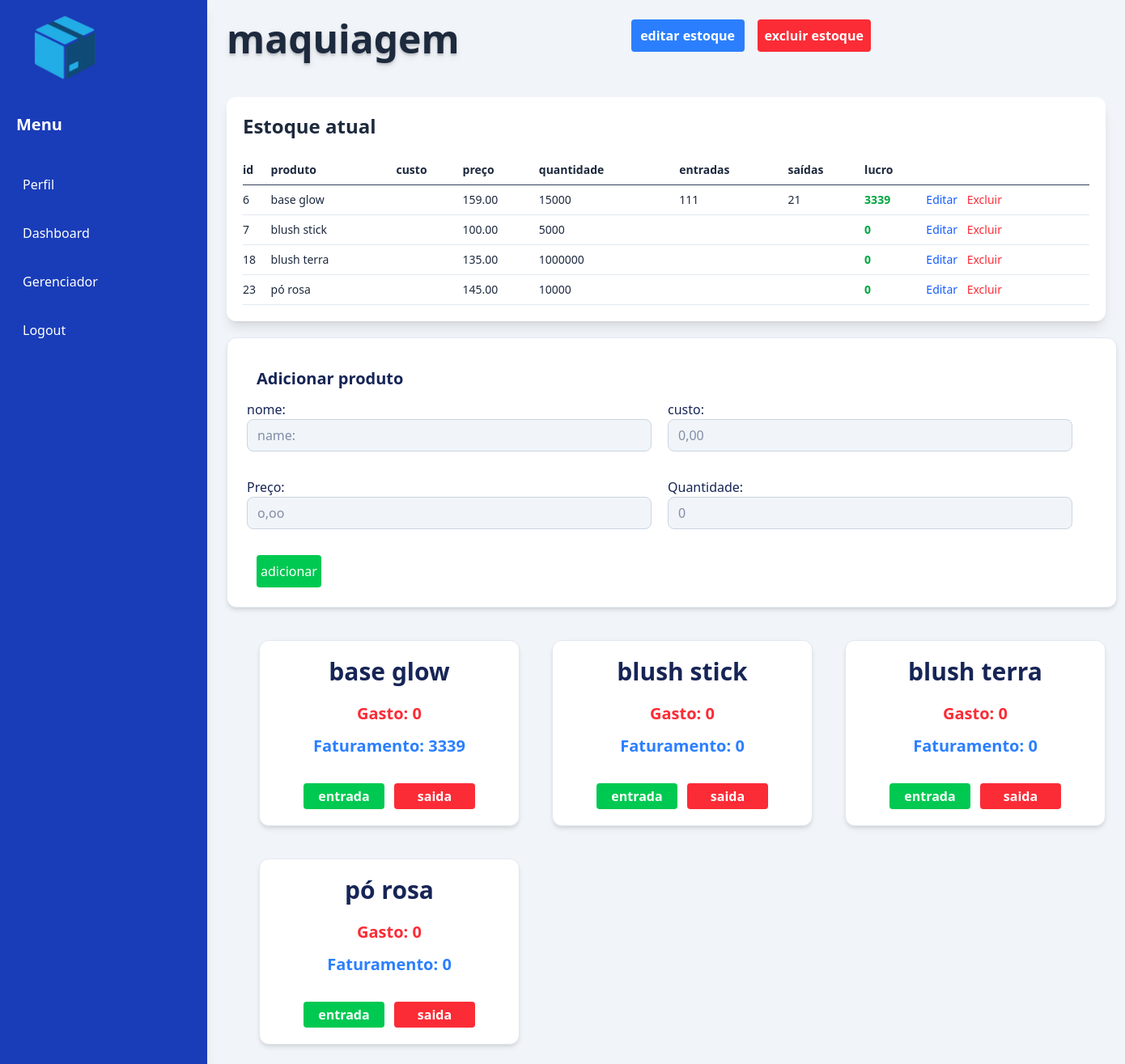
The page /php/estoque.php?id=11 (signed in) on the database its author committed.
### tables this page shows
CREATE TABLE `estoque` (
  `id_estoque` int(11) NOT NULL,
  `categoria` varchar(100) DEFAULT NULL,
  `criado_em` datetime DEFAULT current_timestamp(),
  `id_usuario` int(11) NOT NULL,
  `lucro_estoque` decimal(10,2) DEFAULT NULL,
  `faturamento_estoque` decimal(10,2) DEFAULT NULL,
  `gastos_estoque` decimal(10,2) DEFAULT NULL
);

CREATE TABLE `produtos` (
  `id_produto` int(11) NOT NULL,
  `id_estoque` int(11) NOT NULL,
  `nome_produto` varchar(50) DEFAULT NULL,
  `preco` decimal(10,2) DEFAULT NULL,
  `quantidade` int(11) DEFAULT NULL,
  `criado_em` datetime DEFAULT current_timestamp(),
  `entrada` int(11) DEFAULT NULL,
  `saida` int(11) DEFAULT NULL,
  `custo` decimal(10,2) DEFAULT NULL,
  `lucro` decimal(10,2) DEFAULT NULL,
  `gasto` decimal(10,2) DEFAULT NULL,
  `faturamento` decimal(10,2) DEFAULT NULL
);

### php/estoque.php (the view, shortened to what this page needs)
<?php
include("conect.php");
$id_usuario = $_SESSION['usuario_id'];
$id_estoque = $_GET['id'];
$sql = "SELECT * FROM estoque WHERE id_estoque = ? AND id_usuario = ?";
$stmt = $conexao->prepare($sql);
$stmt->bind_param("ii", $id_estoque, $id_usuario);
$stmt->execute();
$estoques = $stmt->get_result();
$estoque = $estoques->fetch_assoc();
$sql_two = "SELECT * FROM produtos WHERE id_estoque = ?";
$stmt_two = $conexao->prepare($sql_two);
$stmt_two->bind_param("i", $id_estoque);
$stmt_two->execute();
$produtos = $stmt_two->get_result();
$lista_produtos = [];
while ($row = $produtos->fetch_assoc()) {
    $saidas = (float)$row['saida'];
    $preco = (float)$row['preco'];
    $entradas = (float)$row['entrada'];
    $custo = (float)$row['custo'];
    $row['gasto'] = ($entradas*$custo);
    $row['faturamento'] = ($saidas*$preco);
    $row['lucro'] = ($saidas * $preco) - ($entradas * $custo);
    $lista_produtos[] = $row;
}
?>
<!DOCTYPE html>
<html lang="en">
<head>
    <script src="https://cdn.jsdelivr.net/npm/@tailwindcss/browser@4"></script>
</head>
<body class="bg-slate-100 flex flex-col">
            <header class="lg:ml-64 lg:p-6 ml-35 p-3">
            <section class="flex flex-row lg:gap-50 gap-20">
                <h1 class="text-5xl font-bold text-slate-800 text-shadow-lg"><?php echo htmlspecialchars($estoque['categoria']) ?></h1>
                <div>
<button id="btnEditarEstoque"
class="bg-blue-500 text-white font-bold rounded hover:bg-blue-600 ml-3 w-35 h-10">
    editar estoque
</button>
            <a href="delete_estoque.php?id=<?php echo $estoque['id_estoque']; ?>">
                <button class="bg-red-500 text-white font-bold rounded hover:bg-red-600 ml-3 w-35 h-10">excluir estoque</button>
            </a>
                </div>
            </section>
            </header>
    <section class="bg-blue-800 lg:w-64 sm:w-16 h-screen text-white fixed shadow-lg">
        <img class="w-30 ml-5" src="../images/logo.png" alt="">
   <p class="text-xl font-bold ml-5 mt-5">Menu</p>
   <ul class="ml-5 mt-10 mr-5 flex flex-col gap-5">
        <li>
          <a class="block hover:bg-blue-900 rounded p-2" href="perfil.php"
            >Perfil</a
          >
        </li>
        <li>
          <a class="block hover:bg-blue-900 rounded p-2" href="dashboard.php"
            >Dashboard</a
          >
        </li>
        <li>
          <a
            class="block hover:bg-blue-900 rounded p-2"
            href="gerenciador.php"
            >Gerenciador</a
          >
        </li>
        <li>
          <a class="block hover:bg-red-900 rounded p-2" href="logout.php">Logout</a>
        </li>
   </ul>
    </section>
<main class="p-3 ml-32 lg:ml-64 lg:p-6">
 <section class="shadow-lg bg-white text-slate-800 rounded-xl p-5 w-full max-w-7xl mx-auto">
  <h1 class="font-bold text-2xl">
    Estoque atual
  </h1>
  <div class="overflow-x-auto">
    <table class="min-w-full text-xs lg:text-sm mt-5">
                    <thead class="text-left border-b border-slate-700">
                        <tr>
                            <th class="py-2">
                                id
                            </th>
                            <th class="py-2">
                                produto
                            </th>
                            <th>
                                custo
                            </th>
                            <th class="py-2">
                                preço
                            </th>
                            <th class="py-2">
                                quantidade
                            </th>
                            <th class="py-2">
                                entradas
                            </th>
                            <th class="py-2">
                                saídas
                            </th>
                            <th class="py-2">
                                lucro
                            </th>
                        </tr>
                    </thead>
                                    <?php foreach ($lista_produtos as $produto): ?>
                    <tbody>
                        <tr class="border-b border-slate-200">
                            <td class="py-2">
                                <?php echo htmlspecialchars($produto['id_produto']) ?>
                            </td>
                            <td class="py-2">
                                           <?php echo htmlspecialchars($produto['nome_produto']) ?>
                            </td>
                                                        <td class="py-2">
                            </td>
                            <td class="py-2">
                                           <?php echo htmlspecialchars($produto['preco']) ?>
                            </td>
                            <td class="py-2">
                                           <?php echo htmlspecialchars($produto['quantidade']) ?>
                            </td>
                            <td class="py-2">
                                 <?php echo htmlspecialchars($produto['entrada']) ?>
                            </td>
                            <td class="py-2">
                                 <?php echo htmlspecialchars($produto['saida']) ?>
                            </td>
                            <td class="py-2 font-bold <?php echo $produto['lucro'] >= 0 ? 'text-green-600' : 'text-red-600'; ?>">
                                     <?php echo htmlspecialchars($produto['lucro']) ?>
                            </td>
                            <td>
<a class="text-blue-600 hover:underline"
   href="editar_produto.php?id_produto=<?php echo $produto['id_produto']; ?>&id_estoque=<?php echo $produto['id_estoque']; ?>">
   Editar
</a>
<a href="delete_pr.php?id_produto=<?php echo $produto['id_produto']; ?>&id_estoque=<?php echo $produto['id_estoque']; ?>">
     <button class="text-red-500 hover:underline ml-2">Excluir</button>
</a>
                            </td>
                        </tr>
                    </tbody>
                        <?php endforeach; ?>
                </table>
            </section>
            <section class="flex flex-col gap-3 bg-white rounded-xl p-6 shadow-md border border-slate-200 lg:w-275 w-105 mt-5">
                <h1 class="text-xl font-bold text-blue-950 mt-3 ml-3">Adicionar produto</h1>
                <form class="text-white text-base font-medium flex flex-col lg:gap-8 sm:gap-4" action="create_pr.php" method="post">
                       <div class="flex flex-row">
                        <div class="flex flex-col mr-2 lg:mr-5">
                     <label class="text-blue-950" for="categoria">nome:</label>
                     <input class="bg-slate-100 outline-none rounded-lg lg:h-10 sm:h-5 border border-slate-300 lg:w-125 w-45 px-3 text-blue-950" type="text" name="nome" id="" placeholder="name:">
                    </div>
                    <div>
                        <label class="text-blue-950" for="custo">custo:</label>
                        <input class="bg-slate-100 outline-none rounded-lg lg:h-10 sm:h-5 border border-slate-300 lg:w-125 w-45 px-3 text-blue-950" type="number" name="custo"   step="0.01" min="0" placeholder="0,00">
                    </div>
                       </div>
                <div class="flex flex-row lg:gap-5 gap-2 mr-10">
                        <div class="flex flex-col">
                    <label class="text-blue-950" for="preço">Preço:</label>
                     <input class="bg-slate-100 outline-none rounded-lg lg:h-10 sm:h-5 border border-slate-300 lg:w-125 w-45 px-3 text-blue-950" type="number" name="prec"  step="0.01" min="0" placeholder="o,oo">
                        </div>
                                                <div class="flex flex-col">
                    <label class="text-blue-950" for="quantidade">Quantidade:</label>
                     <input class="bg-slate-100 outline-none rounded-lg lg:h-10 sm:h-5 border border-slate-300 lg:w-125 w-45 px-3 text-blue-950" type="number" name="quant" id="" placeholder="0">
                        </div>
                </div>
                    <div>
                        <button class="bg-green-500 text-white rounded hover:bg-green-600 ml-3 w-20 h-10" type="submit" value="">adicionar</utton>
                    </div>
                </form>
            </section>
                        <section class="grid grid-cols-1 sm:grid-cols-2 lg:grid-cols-3 gap-10 ml-10 mt-10">
         <?php foreach ($lista_produtos as $produto): ?>
      <div class="bg-white rounded-xl shadow-md p-5 border border-slate-200 hover:shadow-xl transition">
                <h1 class="flex text-3xl font-bold text-blue-950 justify-center"><?php echo htmlspecialchars($produto['nome_produto']) ?></h1>
            <div class="flex flex-col gap-3 mt-5">
                <h3 class="text-xl font-bold text-red-500 flex justify-center">
                    Gasto: <?php echo htmlspecialchars($produto['gasto']) ?>
                </h3>
                 <h3 class="text-xl font-bold text-blue-500 flex justify-center">
                    Faturamento: <?php echo htmlspecialchars($produto['faturamento']) ?>
                </h3>
            </div>
            <div class="flex flex-row gap-3 justify-center">
            <a href="mov.php?tipo=entrada&id_produto=<?php echo $produto['id_produto']; ?>&id_estoque=<?php echo $id_estoque; ?>">
          <button name="entrada" class="bg-green-500 hover:bg-green-600 rounded text-base font-bold text-white w-25 h-8 mt-8">
                    entrada
                </button>
         </a>
         <a href="mov.php?tipo=saida&id_produto=<?php echo $produto['id_produto']; ?>&id_estoque=<?php echo $id_estoque; ?>">
                <button name="saida" class="bg-red-500 hover:bg-red-600 rounded text-base font-bold text-white w-25 h-8 mt-8">
                    saida
                </button>
         </a>
            </div>
          </div>
          <?php endforeach; ?>
            </section>
    </main>
</body>
</html>

### rows shown on the page
estoque: categoria "maquiagem"
produtos: id_produto "6", nome_produto "base glow", preco "159.00", quantidade "15000", entrada "111", saida "21", lucro "3339", gasto "0", faturamento "3339"
produtos: id_produto "7", nome_produto "blush stick", preco "100.00", quantidade "5000", lucro "0", gasto "0", faturamento "0"
produtos: id_produto "18", nome_produto "blush terra", preco "135.00", quantidade "1000000", lucro "0", gasto "0", faturamento "0"
produtos: id_produto "23", nome_produto "pó rosa", preco "145.00", quantidade "10000", lucro "0", gasto "0", faturamento "0"
